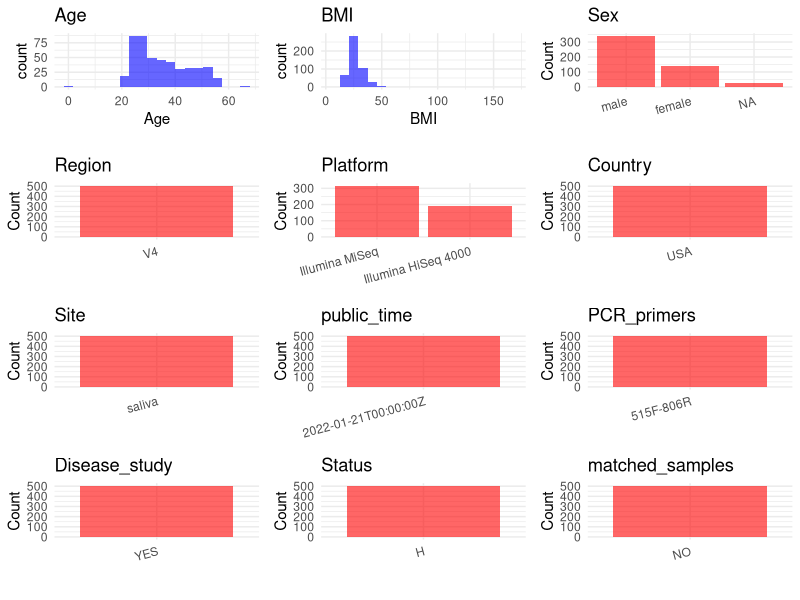

Write R code to recreate this figure. (Note: this script raises an error after producing the figure.)
## ---- chunk 1
# Load necessary libraries
library(dplyr)
library(ggplot2)
library(cowplot)

# Set working directory (update this path to your local directory)
setwd("D:/metadata/PRJEB50306")

# Read the initial metadata files
initial_meta<-read.csv("SraRunTable.csv",header = T)

# Combine the two metadata files
#meta <- rbind(initial_meta, initial_meta1)

#Remove entries non-oral samples


# Check the number of samples containing "HT" in Sample.Name (e.g., healthy controls)
#nrow(subset(meta, grepl("HT", Sample.Name)))

# Display the first few rows of the metadata
head(initial_meta)
## ---- chunk 2
# Create a uniform metadata dataframe
metadata <- data.frame(
  BioProject = initial_meta$BioProject,
  Run = initial_meta$Run,
  sample_name = initial_meta$Sample.Name,
  Age = initial_meta$Host_age,
  BMI = initial_meta$BMI,
  Sex=initial_meta$sex,
  Region = "V4",
  Platform = initial_meta$Instrument,
  Country = initial_meta$geo_loc_name_country,
  Site = initial_meta$env_material,
  public_time = initial_meta$ReleaseDate,
  stringsAsFactors = FALSE
)
## ---- chunk 3
# Add information obtained from the publication
metadata$PCR_primers <- "515F-806R"
metadata$title <- "Early microbial markers of periodontal and cardiometabolic diseases in ORIGINS"
metadata$Disease_study <- "YES"
# Assign disease status based on sample_name patterns
metadata$Status<-"H"
metadata <- metadata %>%
  mutate(Sex = case_when(
    initial_meta$sex == "0" ~ "female",
    initial_meta$sex == "1" ~ "male"
  ))

keep_subjects <- unique(subset(metadata, Site == "saliva")$sample_name)
metadata <- subset(metadata, sample_name %in% keep_subjects)


metadata$matched_samples <- "NO"
## ---- chunk 4
# Check the number of unique runs and sample names
print(paste("Number of unique runs:", length(unique(metadata$Run))))
print(paste("Number of unique sample names:", length(unique(metadata$sample_name))))
## ---- chunk 5
# Select columns for visualization
plot_data <- metadata %>%
  select(-BioProject, -Run, -sample_name, -title)

# Function to create simple plots for each column
create_simple_plots <- function(data) {
  plots <- list()
  
  for (col in colnames(data)) {
    # Check if the column is all NA
    if (all(is.na(data[[col]]))) {
      # Create an empty plot with text indicating all NA
      p <- ggplot() +
        annotate("text", x = 0.5, y = 0.5, label = "this column is NA", size = 6) +
        labs(title = col) +
        theme_void()
    } else if (is.numeric(data[[col]])) {
      # Numeric variable: histogram
      p <- ggplot(data, aes(x = .data[[col]])) +
        geom_histogram(fill = "blue", alpha = 0.6, bins = 20, na.rm = TRUE) +
        labs(title = col) +
        theme_minimal()
    } else {
      # Categorical variable: bar plot (remove NA values)
      count_data <- as.data.frame(table(data[[col]], useNA = "ifany"))
      p <- ggplot(count_data, aes(x = reorder(Var1, -Freq), y = Freq)) +
        geom_col(fill = "red", alpha = 0.6) +
        labs(title = col, x = NULL, y = "Count") +
        theme_minimal() +
        theme(axis.text.x = element_text(angle = 15, hjust = 1))
    }
    plots[[col]] <- p
  }
  
  return(plots)
}

# Generate and arrange plots
plots <- create_simple_plots(plot_data)
p<-plot_grid(plots$Age, 
          plots$BMI, 
          plots$Sex, 
          plots$Region, 
          plots$Platform, 
          plots$Country, 
          plots$Site,
          plots$public_time, 
          plots$PCR_primers,
          plots$Disease_study,
          plots$Status,
          plots$matched_samples,# add 
          ncol = 3, align = "hv", axis = "lb")
ggsave("Metadata_Summary.png", plot = p, width = 8, height = 6, dpi = 150)
## ---- chunk 6
knitr::include_graphics("metadata_summary.png")
## ---- chunk 7
# Reorder columns to match the desired format
metadata <- metadata[, c(
  "BioProject", "Run", "sample_name", "Age", "BMI", "Sex", 
  "Region", "Platform", "Country", "Site", "public_time", 
  "PCR_primers", "title", "Disease_study", "Status","matched_samples"
)]

# Export the uniform metadata to a CSV file
write.csv(metadata, file = "metadata.csv", quote = TRUE)
head(metadata)
